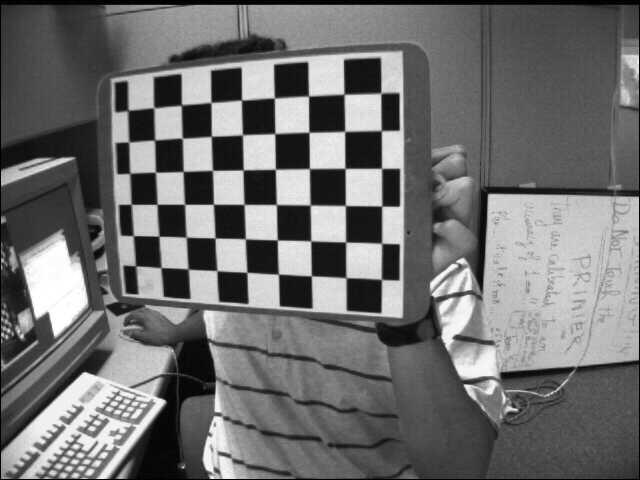
//> input picture OpenCV_CPP/Photogrammetry_OpenCV_CPP/pointCloudVisualization/right01.jpg, 640 x 480 px, given in place of bridgeL.jpg, which was not available
$ ./PointCloudVisualization   (built with g++ and OpenCV 4)
//> lines starting //> are read from the running program, lines starting //| are printed output that depends on the picture; pictures that were not available may be replaced by others from this repository, and a replacement may not be noted
#include "opencv2/highgui.hpp"
#include "opencv2/imgproc.hpp"
#include <iomanip>
#include <iostream>
#include <opencv2/calib3d.hpp>
#include <opencv2/core/base.hpp>
#include <opencv2/core/hal/interface.h>
#include <opencv2/core/mat.hpp>
#include <opencv2/core/matx.hpp>
#include <opencv2/core/persistence.hpp>
#include <opencv2/core/types.hpp>
#include <opencv2/core/utility.hpp>
#include <opencv2/viz/vizcore.hpp>

#include <sstream>
#include <stdexcept>
#include <string>

using namespace cv;
using namespace std;

void removeInfPoints(const Mat points, Mat left_src, Mat &maskPoints,
                     Mat &maskColors) {
    float inf = std::numeric_limits<float>::infinity();

    /* removeInfPoints = points.clone(); */
    // Create a mask to remove inf points.
    for (int i = 0; i < points.rows; i++) {
        for (int j = 0; j < points.cols; j++) {

            if (points.at<Point3f>(i, j).x == inf ||
                points.at<Point3f>(i, j).y == inf ||
                points.at<Point3f>(i, j).z == inf) {

                // [8 lines of commented-out code are left out]
            } else {
                /* removeInfPoints.at<Point3f>(i, j).x = */
                /*     points.at<Point3f>(i, j).x; */
                /* removeInfPoints.at<Point3f>(i, j).y = */
                /*     points.at<Point3f>(i, j).y; */
                /* removeInfPoints.at<Point3f>(i, j).z = */
                /*     points.at<Point3f>(i, j).z; */
                /* removeInfPoints.push_back({points.at<Point3f>(i, j).x, */
                /*                            points.at<Point3f>(i, j).y, */
                /*                            points.at<Point3f>(i, j).z}); */

                /* cout << points.at<Point3f>(i, j); */

                Mat colors(1, 1, CV_8UC3, Scalar(left_src.at<Vec3b>(i, j)));

                maskColors.push_back(colors);
                maskPoints.push_back(points.at<Point3f>(i, j));

                /* mask.push_back({points.at<Point3f>(i, j).x, */
                /*                 points.at<Point3f>(i, j).y, */
                /*                 points.at<Point3f>(i, j).z}); */
            }
        }
    }

    // Copy the points to the output image.
    /* removeInfPoints = points.clone(); */
    /* removeInfPoints.copyTo(removeInfPoints, mask); */
    /* cout << removeInfPoints; */
}

int main(int argc, char **argv) {

    bool running;
    Mat left_src, right_src;
    Mat left, right;

    int ndisp = 32;     // 256;
    int blockSize = 21; // 51;

    Ptr<StereoSGBM> sgbm;

    sgbm =
        cv::StereoSGBM::create(-1, ndisp, blockSize, 240, 960, 2, 0, 5, 5, 2);

    /* VideoCapture vid_capture( */
    /*     "/home/omie_sawie/Code_Code/OmkarSawantBTP_SLAM_Photogrammetry/"
     */
    /*     "OpenCV_CPP/Photogrammetry_OpenCV_CPP/videoFeatureMatching/" */
    /*     "/resources/carOnLonelyRoads.mp4"); */

    // Print error message if the stream is invalid
    /* if (!vid_capture.isOpened()) { */
    /*     cout << "Error opening video stream or file" << endl; */
    /* } */
    left_src = cv::imread("../bridgeL.jpg");
//> left_src is the input picture: 480 rows x 640 cols, CV_8UC3; min 0, max 255, mean 111.4
    right_src = cv::imread("../bridgeR.jpg");
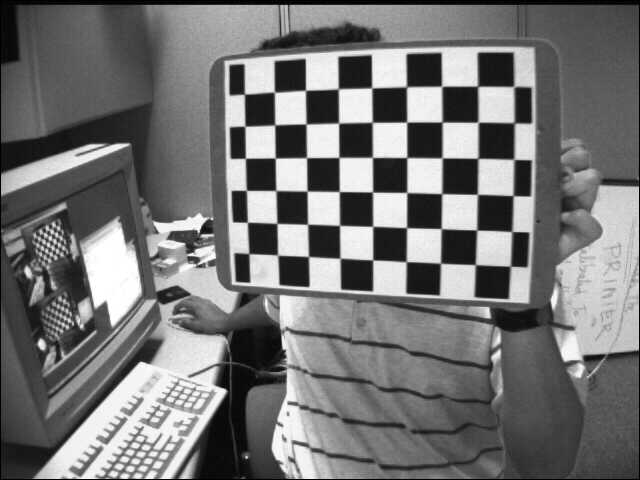
//> input picture OpenCV_CPP/Photogrammetry_OpenCV_CPP/pointCloudVisualization/left01.jpg, 640 x 480 px, given in place of bridgeR.jpg, which was not available
//> right_src is the input picture: 480 rows x 640 cols, CV_8UC3; min 0, max 255, mean 116.6

    // [7 lines of commented-out code are left out]

    cvtColor(left_src, left, COLOR_BGR2GRAY);
    cvtColor(right_src, right, COLOR_BGR2GRAY);

    cv::resize(left, left, cv::Size(), 0.5, 0.5);
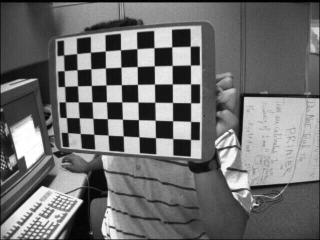
//> left: 240 rows x 320 cols, CV_8UC1; min 0, max 255, mean 111.6
    cv::resize(right, right, cv::Size(), 0.5, 0.5);
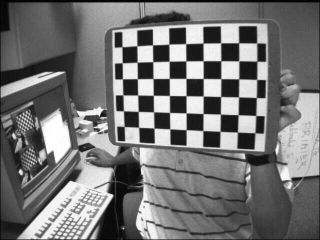
//> right: 240 rows x 320 cols, CV_8UC1; min 0, max 255, mean 116.7

    // resize down

    imshow("left", left);
    imshow("right", right);
    /* cout << "src:" << left.size() << left_src.size() << endl; */

    // Prepare disparity map of specified type
    Mat disp(left.size(), CV_32F);

    sgbm->compute(left, right, disp);
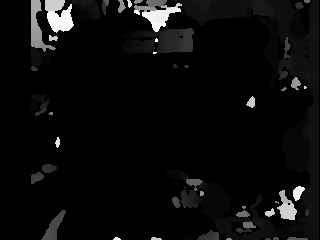
//> disp: 240 rows x 320 cols, CV_16SC1; min -32, max 480, mean -9.1; drawn with min black and max white

    // Show results

    Mat disparity;

    disp.convertTo(disparity, CV_32F, 1.0f / 16.f);

    /* // Scaling down the disparity values and normalizing them */
    /* disparity = (disparity * 16.0f); */

    // cout << disp << endl;
    normalize(disparity, disparity, 0., 255., NORM_MINMAX, CV_32F);

    Mat Q = (Mat_<float>(4, 4) << 1., 0., 0., -3.1932437133789062e+02, 0., 1.,
             0., -2.3945363616943359e+02, 0., 0., 0., 4.3964859406340838e+02,
             0., 0., 2.9912905731253359e-01, 0.);

    Mat Img3D;
    /* cout << disparity.size(); */

    cv::reprojectImageTo3D(disparity, Img3D, Q, false, CV_32F);
//> Img3D: 240 rows x 320 cols, CV_32FC3; 77.38% of the values are NaN or infinite; the others: min -121, max 184.4, mean 15.64

    /* cout << Img3D << endl; */

    Mat maskPoints = Mat(0, 0, CV_32F);
    Mat maskColors = Mat(0, 0, CV_8UC3);

    removeInfPoints(Img3D, right_src, maskPoints, maskColors);

    cout << left_src.type() << endl;
//| 16

    cv::viz::writeCloud("pointCloud.ply", maskPoints, maskColors);
//> (this line was passed over: viz is not available in this run)
    /* cout << "3D:" << Img3D.size() << endl; */
    /* cout << Img3D.size(); */
    imshow("disparity", Img3D);

    while (true) {
        int key = waitKey(10000);
//> the 'q' key is pressed
        if (key == 'q') {
            cout << "q key is pressed by the user. Stopping the "
                    "video"
                 << endl;
            break;
        }
    }
    /* } */
    // Release the video capture object
    /* vid_capture.release(); */
    destroyAllWindows();
    return 0;
}
